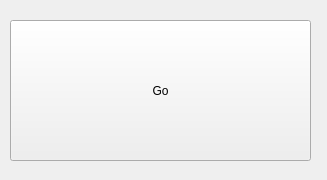
<?xml version="1.0" encoding="UTF-8"?>
<ui version="4.0">
 <class>MainWindow</class>
 <widget class="QMainWindow" name="MainWindow">
  <property name="geometry">
   <rect>
    <x>0</x>
    <y>0</y>
    <width>327</width>
    <height>180</height>
   </rect>
  </property>
  <property name="minimumSize">
   <size>
    <width>0</width>
    <height>0</height>
   </size>
  </property>
  <property name="maximumSize">
   <size>
    <width>9999</width>
    <height>9999</height>
   </size>
  </property>
  <property name="windowTitle">
   <string>U-Test</string>
  </property>
  <widget class="QWidget" name="centralwidget">
   <widget class="QPushButton" name="bGo">
    <property name="geometry">
     <rect>
      <x>10</x>
      <y>20</y>
      <width>301</width>
      <height>141</height>
     </rect>
    </property>
    <property name="text">
     <string>Go</string>
    </property>
   </widget>
  </widget>
 </widget>
 <resources/>
 <connections/>
</ui>
